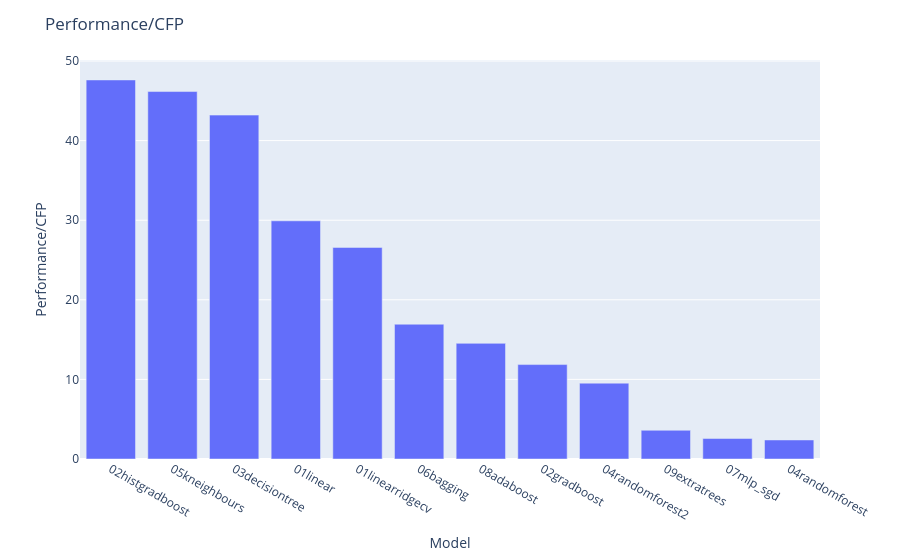
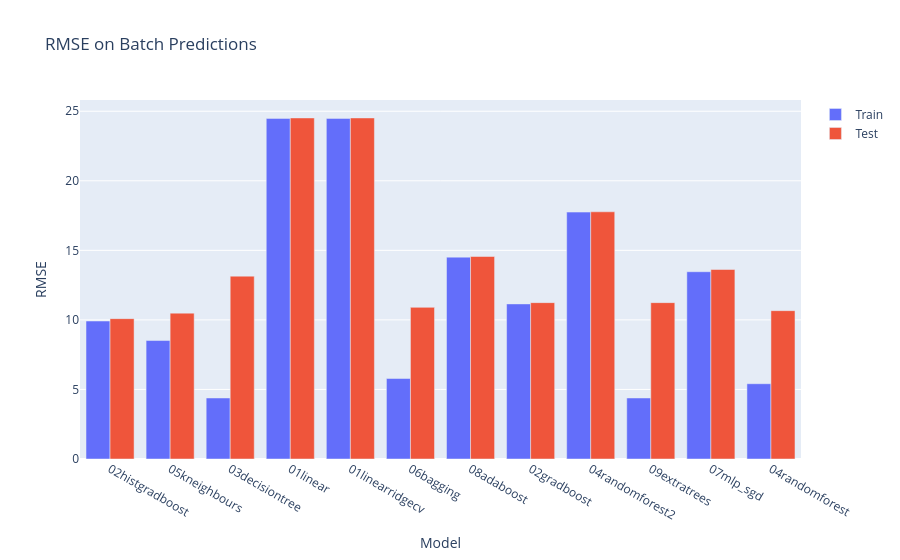
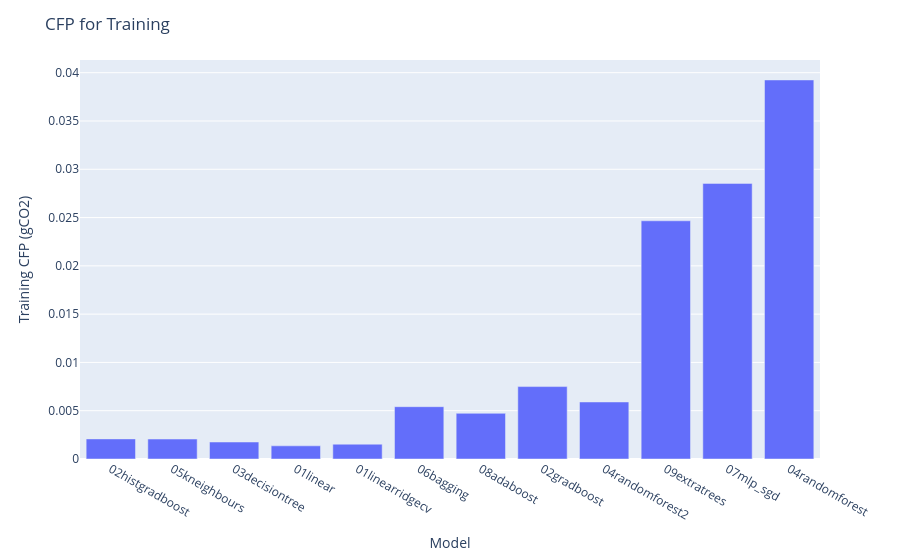
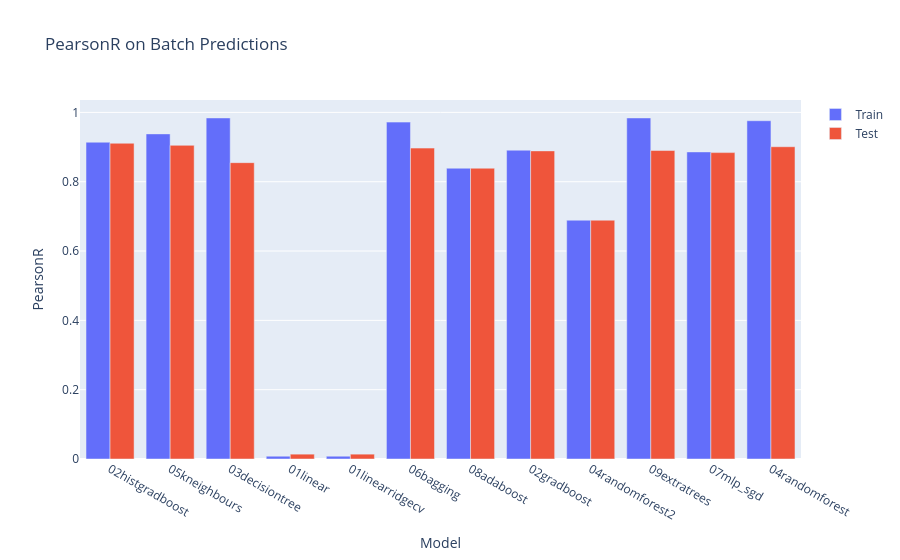

The code cell stored with these charts, in order, in its notebook:
### Code cell
"""
-Below are performance metrics for batch predictions on Train vs Test data, 80:20 split
"""

## Performance/CFP
fig = px.bar(df, x = "Model", y = "Performance/CFP")
fig.update_layout(title = "Performance/CFP")
fig.show()

## RMSE on Batch Predictions
fig = go.Figure(data = [
    go.Bar(name = "Train", x = df["Model"], y = df["RMSE (train)"]),
    go.Bar(name = "Test", x = df["Model"], y = df["RMSE (test)"]),
])
fig.update_layout(title = "RMSE on Batch Predictions")
fig.update_layout(yaxis_title = "RMSE")
fig.update_layout(xaxis_title = "Model")
fig.update_layout(barmode = "group")
fig.show()

## CFP for Training
fig = px.bar(df, x = "Model", y = "Training CFP (gCO2)")
fig.update_layout(title = "CFP for Training")
fig.show()

## PearsonR on Batch Predictions
fig = go.Figure(data = [
    go.Bar(name = "Train", x = df["Model"], y = df["PearsonR (train)"]),
    go.Bar(name = "Test", x = df["Model"], y = df["PearsonR (test)"]),
])
fig.update_layout(title = "PearsonR on Batch Predictions")
fig.update_layout(yaxis_title = "PearsonR")
fig.update_layout(xaxis_title = "Model")
fig.update_layout(barmode = "group")
fig.show()

### Figure 1 — Plotly figure (JSON) as saved in the notebook; plotly's stock layout.template omitted (floating-point values rounded to 4 significant figures)
{"data": [{"hovertemplate": "Model=%{x}<br>Performance/CFP=%{y}<extra></extra>", "legendgroup": "", "marker": {"color": "#636efa", "pattern": {"shape": ""}}, "name": "", "orientation": "v", "showlegend": false, "textposition": "auto", "type": "bar", "x": ["02histgradboost", "05kneighbours", "03decisiontree", "01linear", "01linearridgecv", "06bagging", "08adaboost", "02gradboost", "04randomforest2", "09extratrees", "07mlp_sgd", "04randomforest"], "xaxis": "x", "y": [47.62, 46.16, 43.2, 29.92, 26.58, 16.93, 14.53, 11.86, 9.528, 3.606, 2.572, 2.389], "yaxis": "y"}], "layout": {"barmode": "relative", "legend": {"tracegroupgap": 0}, "margin": {"t": 60}, "title": {"text": "Performance/CFP"}, "xaxis": {"anchor": "y", "domain": [0, 1], "title": {"text": "Model"}}, "yaxis": {"anchor": "x", "domain": [0, 1], "title": {"text": "Performance/CFP"}}}}

### Figure 2 — Plotly figure (JSON) as saved in the notebook; plotly's stock layout.template omitted (floating-point values rounded to 4 significant figures)
{"data": [{"name": "Train", "type": "bar", "x": ["02histgradboost", "05kneighbours", "03decisiontree", "01linear", "01linearridgecv", "06bagging", "08adaboost", "02gradboost", "04randomforest2", "09extratrees", "07mlp_sgd", "04randomforest"], "y": [9.919, 8.518, 4.386, 24.49, 24.49, 5.785, 14.51, 11.15, 17.75, 4.386, 13.46, 5.411]}, {"name": "Test", "type": "bar", "x": ["02histgradboost", "05kneighbours", "03decisiontree", "01linear", "01linearridgecv", "06bagging", "08adaboost", "02gradboost", "04randomforest2", "09extratrees", "07mlp_sgd", "04randomforest"], "y": [10.09, 10.49, 13.15, 24.52, 24.52, 10.9, 14.56, 11.24, 17.77, 11.24, 13.62, 10.66]}], "layout": {"barmode": "group", "title": {"text": "RMSE on Batch Predictions"}, "xaxis": {"title": {"text": "Model"}}, "yaxis": {"title": {"text": "RMSE"}}}}

### Figure 3 — Plotly figure (JSON) as saved in the notebook; plotly's stock layout.template omitted (floating-point values rounded to 4 significant figures)
{"data": [{"hovertemplate": "Model=%{x}<br>Training CFP (gCO2)=%{y}<extra></extra>", "legendgroup": "", "marker": {"color": "#636efa", "pattern": {"shape": ""}}, "name": "", "orientation": "v", "showlegend": false, "textposition": "auto", "type": "bar", "x": ["02histgradboost", "05kneighbours", "03decisiontree", "01linear", "01linearridgecv", "06bagging", "08adaboost", "02gradboost", "04randomforest2", "09extratrees", "07mlp_sgd", "04randomforest"], "xaxis": "x", "y": [0.002081, 0.002066, 0.001761, 0.001363, 0.001534, 0.005417, 0.004728, 0.007498, 0.005906, 0.02467, 0.02854, 0.03925], "yaxis": "y"}], "layout": {"barmode": "relative", "legend": {"tracegroupgap": 0}, "margin": {"t": 60}, "title": {"text": "CFP for Training"}, "xaxis": {"anchor": "y", "domain": [0, 1], "title": {"text": "Model"}}, "yaxis": {"anchor": "x", "domain": [0, 1], "title": {"text": "Training CFP (gCO2)"}}}}

### Figure 4 — Plotly figure (JSON) as saved in the notebook; plotly's stock layout.template omitted (floating-point values rounded to 4 significant figures)
{"data": [{"name": "Train", "type": "bar", "x": ["02histgradboost", "05kneighbours", "03decisiontree", "01linear", "01linearridgecv", "06bagging", "08adaboost", "02gradboost", "04randomforest2", "09extratrees", "07mlp_sgd", "04randomforest"], "y": [0.914, 0.938, 0.984, 0.008, 0.008, 0.972, 0.839, 0.891, 0.689, 0.984, 0.886, 0.976]}, {"name": "Test", "type": "bar", "x": ["02histgradboost", "05kneighbours", "03decisiontree", "01linear", "01linearridgecv", "06bagging", "08adaboost", "02gradboost", "04randomforest2", "09extratrees", "07mlp_sgd", "04randomforest"], "y": [0.911, 0.905, 0.855, 0.014, 0.014, 0.897, 0.839, 0.889, 0.689, 0.89, 0.884, 0.901]}], "layout": {"barmode": "group", "title": {"text": "PearsonR on Batch Predictions"}, "xaxis": {"title": {"text": "Model"}}, "yaxis": {"title": {"text": "PearsonR"}}}}
